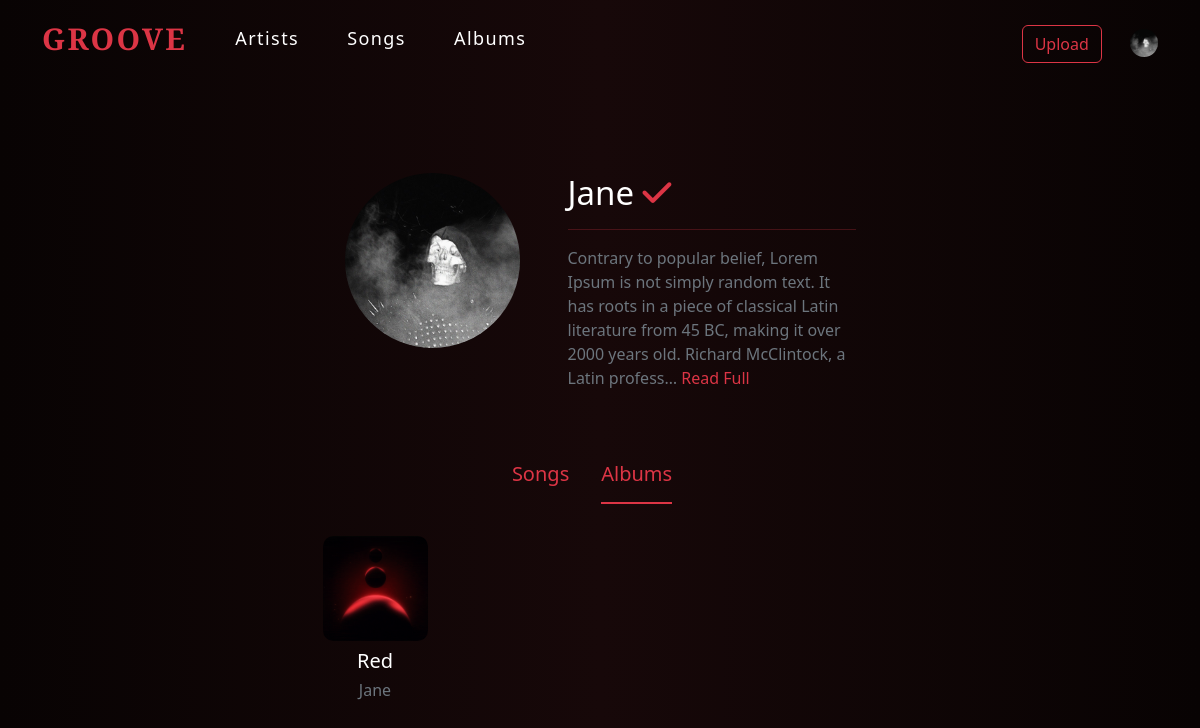
The app's page /u/jane/albums/ (signed in) with its own data.
### apps/users/models.py (models this page shows, shortened)
class CustomUser(AbstractUser):
    email = models.EmailField(unique=True)
    description = models.TextField(max_length=1500, null=True, blank=True)
    image = models.ImageField(upload_to=get_upload_path, null=True, blank=True)
    verified = models.BooleanField(default=False)
    slug = models.SlugField(blank=True, null=True)
    class Meta:
        ordering = ['pk']
    def __str__(self):
        return self.username
    def get_absolute_url(self):
        return reverse('users:user', args=[self.slug])

### apps/player/models.py (models this page shows, shortened)
class Album(models.Model):
    title = models.CharField(max_length=100)
    artist = models.ForeignKey(settings.AUTH_USER_MODEL, on_delete=models.CASCADE)
    description = models.TextField(max_length=1000, null=True, blank=True)
    image = models.ImageField(upload_to=get_upload_path_album)
    songs = models.ManyToManyField(Song)
    type = models.ForeignKey(AlbumType, on_delete=models.SET_NULL, null=True, blank=True)
    date = models.DateTimeField(auto_now_add=True)
    slug_artist = models.SlugField(blank=True, null=True)
    slug_album = models.SlugField(blank=True, null=True)
    class Meta:
        ordering = ['title']
        constraints = [
            models.UniqueConstraint(fields=['title', 'artist'], name='unique_album_title_per_user')
        ]
    def get_absolute_url(self):
        return reverse('player:album', args=[self.slug_artist, self.slug_album])

### apps/users/views.py (the view)
# urls.py: path('<slug:slug>/albums/', views.UserAlbumsListView.as_view(), name='user_albums'),
class UserAlbumsListView(generic.ListView):
    model = Album
    context_object_name = 'albums'
    template_name = "users/user_albums_list.html"
    def get_queryset(self):
        qs = super().get_queryset().select_related('artist')
        user_slug = self.kwargs['slug']
        qs = qs.filter(artist__slug=user_slug)
        return qs
    def get_context_data(self, **kwargs):
        context = super().get_context_data(**kwargs)
        context['default_image_url'] = settings.MEDIA_URL + 'users/default.png'
        context['user'] = CustomUser.objects.get(slug=self.kwargs['slug'])
        return context

### apps/users/templates/users/user_albums_list.html (shortened to what this page needs)
{% extends 'base.html' %}
{% block content %}
{% load static %}
{% load widget_tweaks %}
<div class="container mt-5 mb-5 w-50" data-bs-theme="dark">
  <div class="bd-masthead" id="content">
    <div class="d-flex flex-wrap justify-content-center">
      <div class="image_detail mt-5 mb-5">
        <img class="user_image user_detail_list_image" src="{% if user.image %}{{ user.image.url }}{% else %}{{ default_image_url }}{% endif %}" alt="user_img">
      </div>
      <div class='user_detail_info ms-5 w-50 mt-5 mb-5'>
        <div class="d-flex">
          <a class="text-decoration-none" href="{{ user.get_absolute_url }}">
            <h1 class="flex-grow-1">{{ user.username }} {% if user.verified %}<i class="fa-solid fa-check text-danger"></i>{% endif %}</h1>
          </a>
        </div>
        <hr class="text-danger">
        <p class="page_description text-secondary lh-base text-break">
          {{ user.description|striptags|truncatechars:200 }}
          {% if user.description|length >= 201 %}
          <a class="link-danger text-decoration-none" href="#" role="button" data-bs-toggle="modal" data-bs-target="#modal-show-description">
          Read Full
          </a>
          {% endif %}
        </p>
      </div>
    </div>
    <ul class="nav nav-underline justify-content-center">
      <li class="nav-item">
        <a class="nav-link {% if request.path == '/u/'|add:user.slug|add:'/songs/' %} active {% endif %} link-danger me-3" aria-current="page" href="{% url 'users:user_songs' user.slug %}">
          <h5>Songs</h5>
        </a>
      </li>
      <li class="nav-item">
        <a class="nav-link {% if request.path == '/u/'|add:user.slug|add:'/albums/' %} active {% endif %} link-danger me-3" href="{% url 'users:user_albums' user.slug %}">
          <h5>Albums</h5>
        </a>
      </li>
    </ul>
    <div class="row mb-5 mt-4 card_row">
      {% for album in albums %}
      <div class="col-lg-3 text-center card_main mb-5">
        <a href="{{ album.get_absolute_url }}" class="card_image_link text-decoration-none">
          <img src="{{ album.image.url }}" class="card_image mb-2 mt-2">
          <h5 class="fw-normal text-white">{{ album.title }}</h5>
        </a>
        <h6 class="text-secondary">{{ album.artist }}</h6>
      </div>
      {% empty %}
      <h4 class="text-danger mt-3 mb-3 text-center">No results found</h4>
      {% endfor %}
    </div>
  </div>
</div>
{% endblock %}

### templates/base.html (shortened to what this page needs)
<!DOCTYPE html>
{% load static %}
<html lang="en">
  <head>
    <link href="https://cdn.jsdelivr.net/npm/bootstrap@5.3.0/dist/css/bootstrap.min.css" rel="stylesheet">
    <link href="https://netdna.bootstrapcdn.com/font-awesome/4.0.3/css/font-awesome.css" rel="stylesheet"/>
    <link href="https://cdnjs.cloudflare.com/ajax/libs/mediaelement/4.2.7/mediaelementplayer.min.css" rel="stylesheet"/>
    <link rel="stylesheet" href="{% static 'style.css' %}">
  </head>
  <body>
    <nav class="navbar navbar-expand-lg sticky-top bg_gradient_red" data-bs-theme="dark">
      <div class="container">
        <a class="navbar-brand" href="{% url 'home' %}">GROOVE</a>
        <div class="collapse navbar-collapse" id="navbarSupportedContent">
          <ul class="navbar-nav me-auto mb-2 mb-lg-0">
            <li class="nav-item ms-5">
              <a class="nav-link nav-link-fade-up nav_link_base {% if request.path == '/u/' %} nav-link-active active {% endif %}" href="{% url 'users:users' %}">Artists</a>
            </li>
            <li class="nav-item ms-5">
              <a class="nav-link nav-link-fade-up nav_link_base {% if request.path == '/player/songs/' %} nav-link-active active {% endif %}" href="{% url 'player:songs' %}">Songs</a>
            </li>
            <li class="nav-item ms-5">
              <a class="nav-link nav-link-fade-up nav_link_base {% if request.path == '/player/albums/' %} nav-link-active active {% endif %}" href="{% url 'player:albums' %}">Albums</a>
            </li>
          </ul>
          <ul class="navbar-nav ms-auto mb-2 mb-lg-0 mt-2">
            {% if request.user.is_authenticated %}
            <li class="nav-item dropdown">
              <a href='#' class="btn btn-outline-danger me-4" data-bs-toggle="modal" data-bs-target="#modal-upload">
                Upload
              </a>
              <a class="nav-link nav_link_base" href="#" role="button" data-bs-toggle="dropdown" aria-expanded="false" data-toggle="dropdown">
              {% if request.user.image %}
              <img src="{{ request.user.image.url }}" width="28" height="28" class="user_image" alt="user_image">
              {% else %}
              <i class="fa-solid fa-user"></i>
              {% endif %}
              </a>
            </li>
            {% endif %}
          </ul>
        </div>
      </div>
    </nav>
    {% block content %}
    {% endblock %}
  </body>
</html>

### static/style.css (style rules this page uses)
html { height: 100%; }
body { min-height: 100%; display: flex; flex-direction: column; background: rgb(8,3,3); background: linear-gradient(90deg, rgba(8,3,3,1) 0%, rgba(23,8,9,1) 50%, rgba(8,3,3,1) 100%); }
h1 { margin: 0; font-size: 33px; color: #fff; }
.bg_gradient_red { background: rgb(8,3,3); background: linear-gradient(90deg, rgba(8,3,3,1) 0%, rgba(23,8,9,1) 50%, rgba(8,3,3,1) 100%); }
.navbar { --bs-navbar-nav-link-padding-x: 0; --bs-navbar-brand-margin-end: 0; --bs-navbar-padding-y: 0; }
.navbar-brand { font-weight: 600; font-size: 30px; text-transform: uppercase; text-decoration: none; color: #dc3545; margin: 0 0 0 0; display: inline-block; position: relative; letter-spacing: .08em; font-family: 'Alegreya Sans SC', sans-serif; }
.nav_link_base { font-size: 18px; font-weight: 500; text-decoration: none; color: white; padding: 20px 0px; display: inline-block; position: relative; letter-spacing: .08em; }
.nav_link_base::before { transition: 300ms; height: 5px; content: ""; position: absolute; background-color: #dc3545; }
.nav-link-fade-up::before { width: 100%; bottom: 5px; opacity: 0; }
.user_image { border-radius: 50%; }
.user_detail_list_image { width: 175px; height: 175px; }
.row>* { padding-right: calc(var(--bs-gutter-x) * 1.5); padding-left: calc(var(--bs-gutter-x) * 1.5); margin-top: var(--bs-gutter-y); }
.card_row.row>* { padding-right: 0 !important; padding-left: 0 !important; }
.card_image { width: 70%; height: auto; transition: transform .2s; margin: 0 auto; border-radius: 10%; }
.card_main { transition: 0.15s; }

### records on screen
CustomUser: user.image (picture), image (picture), username "Jane", description "Contrary to popular belief, Lorem Ipsum is not simply random text. It has roots in a piece of classical Latin literature from 45 BC, making it over 2000 years old. Richard McClintock, a Latin profess…"
Album: image (picture), title "Red", artist "Jane"
